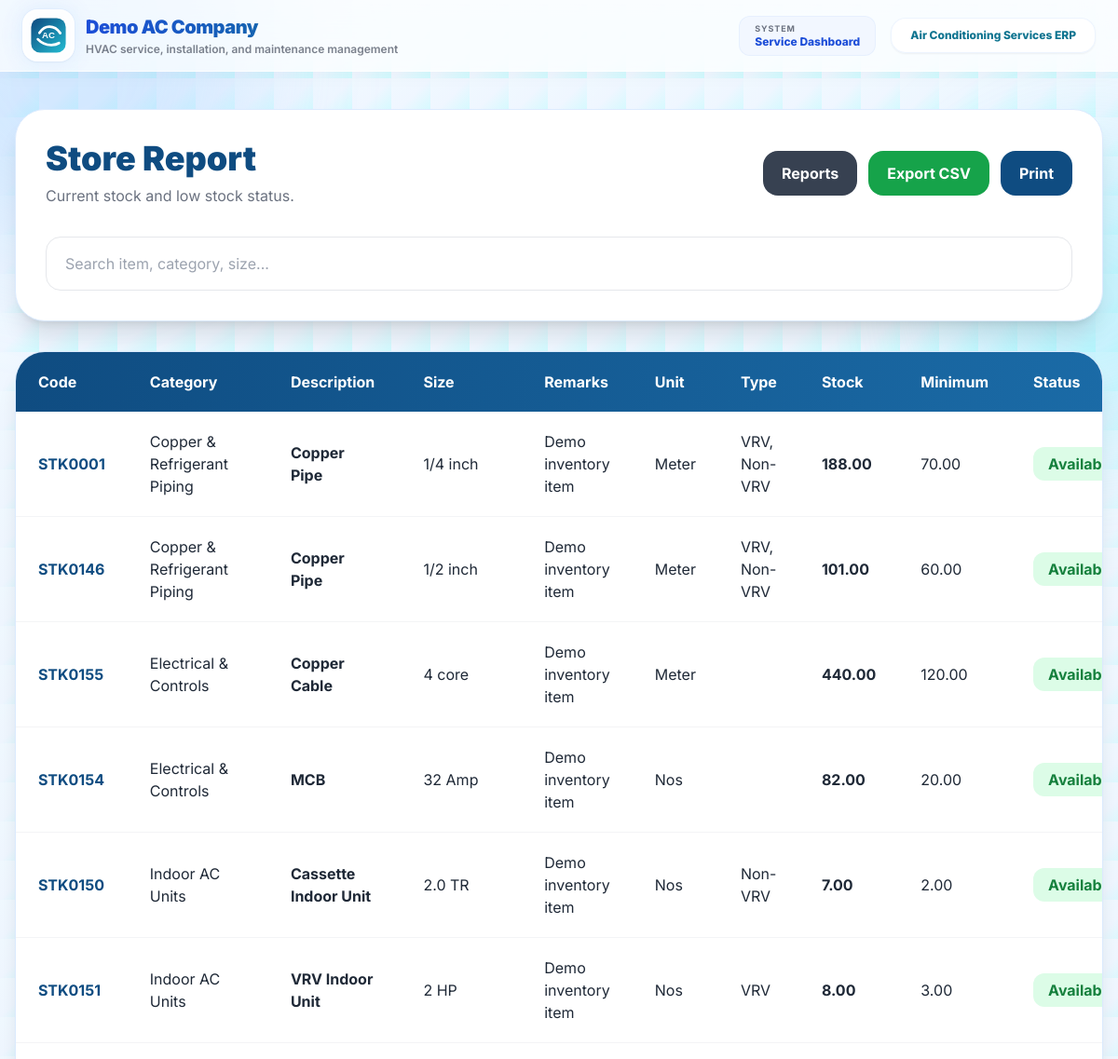
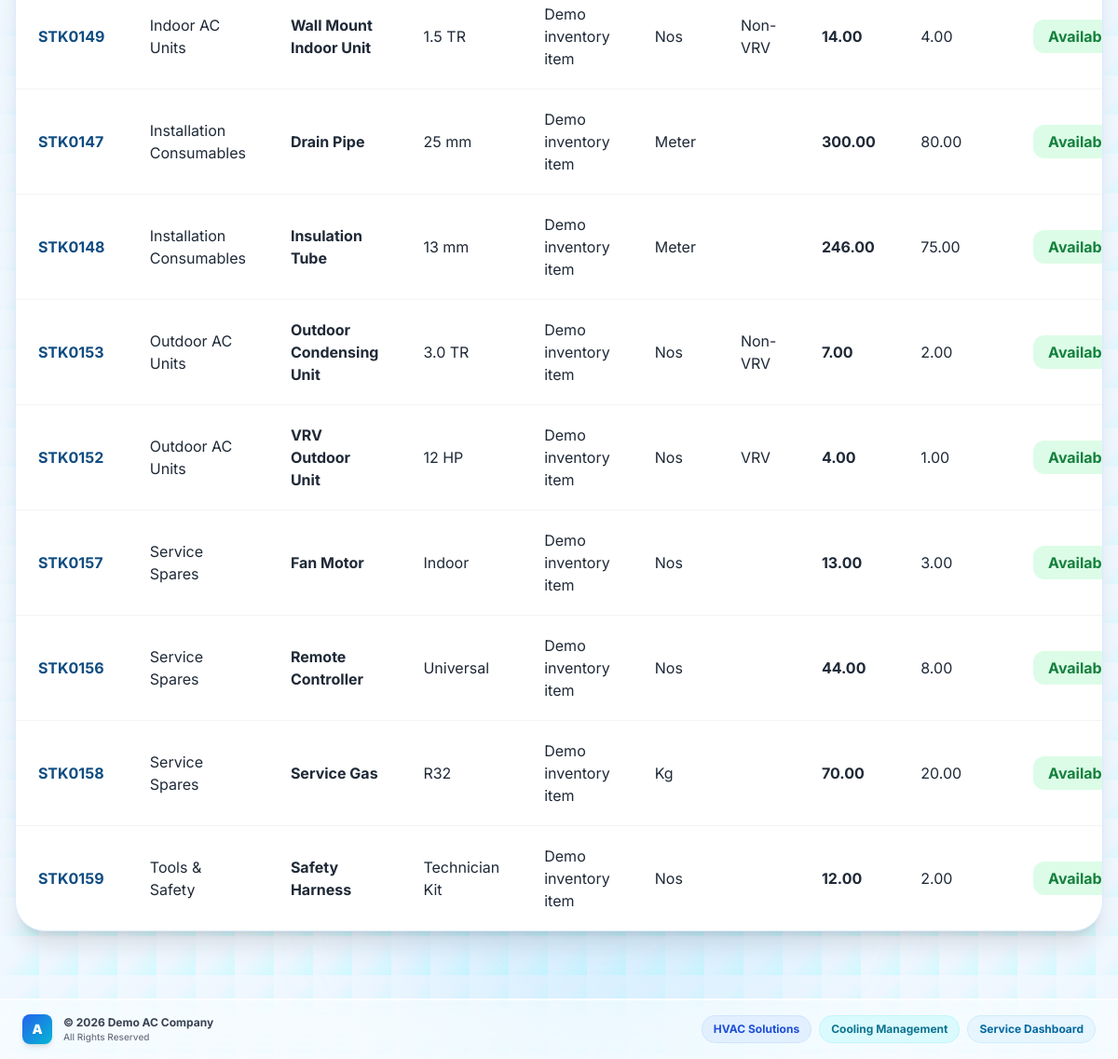
/reports/store/ (signed in), run on the app's committed database (2 pictures, top to bottom).
### store/models.py (models this page shows, shortened)
class StoreItem(models.Model):
    UNIT_CHOICES = (
        ("NOS", "Nos"),
        ("MTR", "Meter"),
        ("RFT", "Rft"),
        ("MTR_AND_RFT", "MTR and RFT"),
        ("KG", "Kg"),
        ("PKT", "Packet"),
        ("NOS_PKT", "Nos / Packet"),
        ("LTR", "Liter"),
        ("SQMTR", "Sq. Meter"),
        ("ROLL", "Roll"),
        ("BOX", "Box"),
        ("COIL", "Coil"),
    )
    item_code = models.CharField(
        max_length=20,
        unique=True,
        blank=True
    )
    category = models.ForeignKey(
        StoreCategory,
        on_delete=models.CASCADE,
        related_name="items"
    )
    item_description = models.CharField(
        max_length=250
    )
    size = models.CharField(
        max_length=150,
        blank=True,
        null=True
    )
    serial_number = models.CharField(
        max_length=100,
        blank=True,
        null=True,
        help_text="AC unit serial number (if applicable)."
    )
    remarks = models.CharField(
        max_length=250,
        blank=True,
        null=True
    )
    is_vrv = models.BooleanField(
        default=False,
        help_text="Check if this item is VRV type."
    )
    is_non_vrv = models.BooleanField(
        default=False,
        help_text="Check if this item is Non-VRV type."
    )
    unit = models.CharField(
        max_length=20,
        choices=UNIT_CHOICES,
        default="NOS"
    )
    opening_stock = models.DecimalField(
        max_digits=12,
        decimal_places=2,
        default=0
    )
    current_stock = models.DecimalField(
        max_digits=12,
        decimal_places=2,
        default=0
    )
    minimum_stock = models.DecimalField(
        max_digits=12,
        decimal_places=2,
        default=0
    )
    alert_percentage = models.DecimalField(
        max_digits=5,
        decimal_places=2,
        default=85,
        help_text="Alert when stock is 85% used from opening stock."
    )
    created_by = models.ForeignKey(
        User,
        on_delete=models.SET_NULL,
        blank=True,
        null=True,
        related_name="created_store_items"
    )
    created_at = models.DateTimeField(
        auto_now_add=True
    )
    class Meta:
        ordering = ["category__category_name", "item_description"]
    def item_type_label(self):
        labels = []
        if self.is_vrv:
            labels.append("VRV")
        if self.is_non_vrv:
            labels.append("Non-VRV")
        return ", ".join(labels)

class StoreCategory(models.Model):
    category_name = models.CharField(
        max_length=200,
        unique=True
    )
    created_at = models.DateTimeField(
        auto_now_add=True
    )
    class Meta:
        ordering = ["category_name"]

### reports/views.py (the view)
# urls.py: path("store/", views.store_report, name="store_report"),
@login_required
def store_report(request):
    search = request.GET.get("search", "").strip()
    return render(request, "store_report.html", {
        "items": _store_items(search),
        "search": search,
    })

### puriaccooling/context_processors.py (called while the page is built)
def branding(request):
    return {"BRAND": APP_BRANDING}

### reports/views.py (called while the page is built, shortened)
def _store_items(search=""):
    items = StoreItem.objects.select_related("category").order_by(
        "category__category_name",
        "item_description",
    )
    return items

### templates/store_report.html (shortened to what this page needs)
{% extends 'base.html' %}
{% block content %}
<div class="max-w-7xl mx-auto px-4 py-10">
    <div class="bg-white rounded-[2rem] shadow-xl border border-blue-100 p-8 print:hidden">
        <div class="flex flex-col md:flex-row md:items-center md:justify-between gap-5">
            <div>
                <h1 class="text-4xl font-black text-[#0F4C81]">Store Report</h1>
                <p class="mt-2 text-gray-500">Current stock and low stock status.</p>
            </div>
            <div class="flex gap-3">
                <a href="{% url 'reports:reports_dashboard' %}" class="bg-gray-700 text-white px-5 py-3 rounded-2xl font-bold">Reports</a>
                <a href="{% url 'reports:export_store_report' %}?search={{ search|urlencode }}" class="bg-green-600 text-white px-5 py-3 rounded-2xl font-bold">Export CSV</a>
                <button onclick="window.print()" class="bg-[#0F4C81] text-white px-5 py-3 rounded-2xl font-bold">Print</button>
            </div>
        </div>
        <form method="GET" class="mt-8">
            <input
                type="text"
                name="search"
                value="{{ search }}"
                placeholder="Search item, category, size..."
                class="w-full border border-gray-200 px-5 py-4 rounded-2xl outline-none focus:ring-4 focus:ring-blue-100"
            >
        </form>
    </div>
    <div class="mt-8 bg-white rounded-[2rem] shadow-xl border border-blue-100 overflow-hidden">
        <div class="overflow-x-auto">
            <table class="w-full min-w-[1100px]">
                <thead>
                    <tr class="bg-gradient-to-r from-[#0F4C81] to-[#1B6CA8] text-white">
                        <th class="px-6 py-5 text-left">Code</th>
                        <th class="px-6 py-5 text-left">Category</th>
                        <th class="px-6 py-5 text-left">Description</th>
                        <th class="px-6 py-5 text-left">Size</th>
                        <th class="px-6 py-5 text-left">Remarks</th>
                        <th class="px-6 py-5 text-left">Unit</th>
                        <th class="px-6 py-5 text-left">Type</th>
                        <th class="px-6 py-5 text-left">Stock</th>
                        <th class="px-6 py-5 text-left">Minimum</th>
                        <th class="px-6 py-5 text-left">Status</th>
                    </tr>
                </thead>
                <tbody class="divide-y divide-gray-100">
                    {% for item in items %}
                    <tr class="hover:bg-blue-50">
                        <td class="px-6 py-5 font-bold text-[#0F4C81]">{{ item.item_code }}</td>
                        <td class="px-6 py-5">{{ item.category.category_name }}</td>
                        <td class="px-6 py-5 font-bold">{{ item.item_description }}</td>
                        <td class="px-6 py-5">{{ item.size|default:"-" }}</td>
                        <td class="px-6 py-5">{{ item.remarks|default:"-" }}</td>
                        <td class="px-6 py-5">{{ item.get_unit_display }}</td>
                        <td class="px-6 py-5">{{ item.item_type_label }}</td>
                        <td class="px-6 py-5 font-bold">{{ item.current_stock }}</td>
                        <td class="px-6 py-5">{{ item.minimum_stock }}</td>
                        <td class="px-6 py-5">
                            {% if item.current_stock <= item.minimum_stock %}
                            <span class="bg-red-100 text-red-700 px-4 py-2 rounded-xl font-bold">Low Stock</span>
                            {% else %}
                            <span class="bg-green-100 text-green-700 px-4 py-2 rounded-xl font-bold">Available</span>
                            {% endif %}
                        </td>
                    </tr>
                    {% empty %}
                    <tr>
                        <td colspan="10" class="px-6 py-12 text-center text-gray-500">No store item found.</td>
                    </tr>
                    {% endfor %}
                </tbody>
            </table>
        </div>
    </div>
</div>
{% endblock %}

### templates/base.html (style rules this page uses)
body { font-family: 'Inter', sans-serif; scroll-behavior: smooth; }
.soft-grid { background-image: linear-gradient(rgba(59, 130, 246, 0.08) 1px, transparent 1px), linear-gradient(90deg, rgba(59, 130, 246, 0.08) 1px, transparent 1px); background-size: 42px 42px; }

### data on the page
StoreItem: item_code "STK0001", category.category_name "Copper & Refrigerant Piping", item_description "Copper Pipe", size "1/4 inch", remarks "Demo inventory item", unit "Meter", item_type_label "VRV, Non-VRV", current_stock "188.00", minimum_stock "70.00", shows "Available"
StoreItem: item_code "STK0146", category.category_name "Copper & Refrigerant Piping", item_description "Copper Pipe", size "1/2 inch", remarks "Demo inventory item", unit "Meter", item_type_label "VRV, Non-VRV", current_stock "101.00", minimum_stock "60.00", shows "Available"
StoreItem: item_code "STK0155", category.category_name "Electrical & Controls", item_description "Copper Cable", size "4 core", remarks "Demo inventory item", unit "Meter", current_stock "440.00", minimum_stock "120.00", shows "Available"
StoreItem: item_code "STK0154", category.category_name "Electrical & Controls", item_description "MCB", size "32 Amp", remarks "Demo inventory item", unit "Nos", current_stock "82.00", minimum_stock "20.00", shows "Available"
StoreItem: item_code "STK0150", category.category_name "Indoor AC Units", item_description "Cassette Indoor Unit", size "2.0 TR", remarks "Demo inventory item", unit "Nos", item_type_label "Non-VRV", current_stock "7.00", minimum_stock "2.00", shows "Available"
StoreItem: item_code "STK0151", category.category_name "Indoor AC Units", item_description "VRV Indoor Unit", size "2 HP", remarks "Demo inventory item", unit "Nos", item_type_label "VRV", current_stock "8.00", minimum_stock "3.00", shows "Available"
StoreItem: item_code "STK0149", category.category_name "Indoor AC Units", item_description "Wall Mount Indoor Unit", size "1.5 TR", remarks "Demo inventory item", unit "Nos", item_type_label "Non-VRV", current_stock "14.00", minimum_stock "4.00", shows "Available"
StoreItem: item_code "STK0147", category.category_name "Installation Consumables", item_description "Drain Pipe", size "25 mm", remarks "Demo inventory item", unit "Meter", current_stock "300.00", minimum_stock "80.00", shows "Available"
StoreItem: item_code "STK0148", category.category_name "Installation Consumables", item_description "Insulation Tube", size "13 mm", remarks "Demo inventory item", unit "Meter", current_stock "246.00", minimum_stock "75.00", shows "Available"
StoreItem: item_code "STK0153", category.category_name "Outdoor AC Units", item_description "Outdoor Condensing Unit", size "3.0 TR", remarks "Demo inventory item", unit "Nos", item_type_label "Non-VRV", current_stock "7.00", minimum_stock "2.00", shows "Available"
StoreItem: item_code "STK0152", category.category_name "Outdoor AC Units", item_description "VRV Outdoor Unit", size "12 HP", remarks "Demo inventory item", unit "Nos", item_type_label "VRV", current_stock "4.00", minimum_stock "1.00", shows "Available"
StoreItem: item_code "STK0157", category.category_name "Service Spares", item_description "Fan Motor", size "Indoor", remarks "Demo inventory item", unit "Nos", current_stock "13.00", minimum_stock "3.00", shows "Available"
StoreItem: item_code "STK0156", category.category_name "Service Spares", item_description "Remote Controller", size "Universal", remarks "Demo inventory item", unit "Nos", current_stock "44.00", minimum_stock "8.00", shows "Available"
StoreItem: item_code "STK0158", category.category_name "Service Spares", item_description "Service Gas", size "R32", remarks "Demo inventory item", unit "Kg", current_stock "70.00", minimum_stock "20.00", shows "Available"
StoreItem: item_code "STK0159", category.category_name "Tools & Safety", item_description "Safety Harness", size "Technician Kit", remarks "Demo inventory item", unit "Nos", current_stock "12.00", minimum_stock "2.00", shows "Available"

### other printed values
{{ BRAND.TAGLINE }} "HVAC service, installation, and maintenance management"
{{ BRAND.APP_NAME }} "Air Conditioning Services ERP"
{{ BRAND.LOGO_TEXT|slice:":1" }} "A"
{{ BRAND.BRAND_YEAR }} "2026"
{{ BRAND.COMPANY_NAME }} "Demo AC Company"
